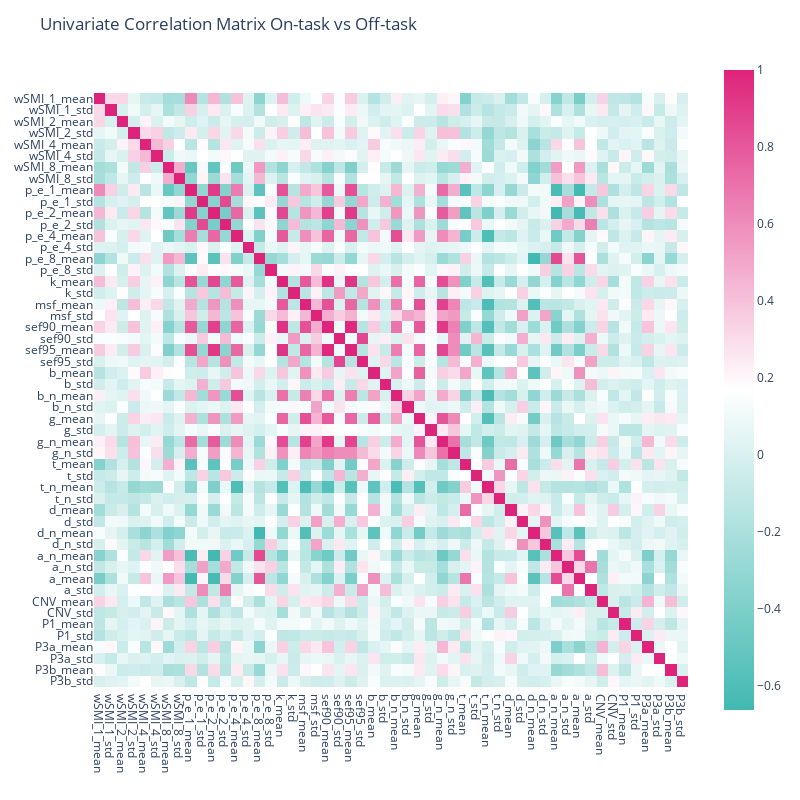

Here is the notebook cell this chart was saved with:
### Code cell
fig = px.imshow(df_mind.drop('mind2', axis =1 ).corr(),  color_continuous_scale=[(0,lblue), (0.5,'white'), (1,pink)] ,template = "plotly_white")

fig.update_layout(
    title= 'Univariate Correlation Matrix On-task vs Off-task ',
    autosize=False,
    width=800,
    height=800,
    yaxis = {
            'showticklabels': True,
            'tickmode': 'linear',
        },
    xaxis = {
            'showticklabels': True,
            'tickmode': 'linear',
        }
)
fig.show()

### Figure 1 — Plotly figure (JSON) as saved in the notebook; plotly's stock layout.template omitted (floating-point values rounded to 4 significant figures; data arrays with more than 128 entries replaced by an {"elided": "..."} marker saying what was removed)
{"data": [{"coloraxis": "coloraxis", "hovertemplate": "x: %{x}<br>y: %{y}<br>color: %{z}<extra></extra>", "name": "0", "type": "heatmap", "x": ["wSMI_1_mean", "wSMI_1_std", "wSMI_2_mean", "wSMI_2_std", "wSMI_4_mean", "wSMI_4_std", "wSMI_8_mean", "wSMI_8_std", "p_e_1_mean", "p_e_1_std", "p_e_2_mean", "p_e_2_std", "p_e_4_mean", "p_e_4_std", "p_e_8_mean", "p_e_8_std", "k_mean", "k_std", "msf_mean", "msf_std", "sef90_mean", "sef90_std", "sef95_mean", "sef95_std", "b_mean", "b_std", "b_n_mean", "b_n_std", "g_mean", "g_std", "g_n_mean", "g_n_std", "t_mean", "t_std", "t_n_mean", "t_n_std", "d_mean", "d_std", "d_n_mean", "d_n_std", "a_n_mean", "a_n_std", "a_mean", "a_std", "CNV_mean", "CNV_std", "P1_mean", "P1_std", "P3a_mean", "P3a_std", "P3b_mean", "P3b_std"], "xaxis": "x", "y": ["wSMI_1_mean", "wSMI_1_std", "wSMI_2_mean", "wSMI_2_std", "wSMI_4_mean", "wSMI_4_std", "wSMI_8_mean", "wSMI_8_std", "p_e_1_mean", "p_e_1_std", "p_e_2_mean", "p_e_2_std", "p_e_4_mean", "p_e_4_std", "p_e_8_mean", "p_e_8_std", "k_mean", "k_std", "msf_mean", "msf_std", "sef90_mean", "sef90_std", "sef95_mean", "sef95_std", "b_mean", "b_std", "b_n_mean", "b_n_std", "g_mean", "g_std", "g_n_mean", "g_n_std", "t_mean", "t_std", "t_n_mean", "t_n_std", "d_mean", "d_std", "d_n_mean", "d_n_std", "a_n_mean", "a_n_std", "a_mean", "a_std", "CNV_mean", "CNV_std", "P1_mean", "P1_std", "P3a_mean", "P3a_std", "P3b_mean", "P3b_std"], "yaxis": "y", "z": {"elided": "52x52 float values"}}], "layout": {"autosize": false, "coloraxis": {"colorscale": [[0, "#42B9B2"], [0.5, "white"], [1, "#DE237B"]]}, "height": 800, "margin": {"t": 60}, "title": {"text": "Univariate Correlation Matrix On-task vs Off-task "}, "width": 800, "xaxis": {"anchor": "y", "autorange": true, "constrain": "domain", "domain": [0, 1], "range": [-0.5, 51.5], "scaleanchor": "y", "showticklabels": true, "tickmode": "linear", "type": "category"}, "yaxis": {"anchor": "x", "autorange": true, "constrain": "domain", "domain": [0.05, 0.95], "range": [51.5, -0.5], "showticklabels": true, "tickmode": "linear", "type": "category"}}}
